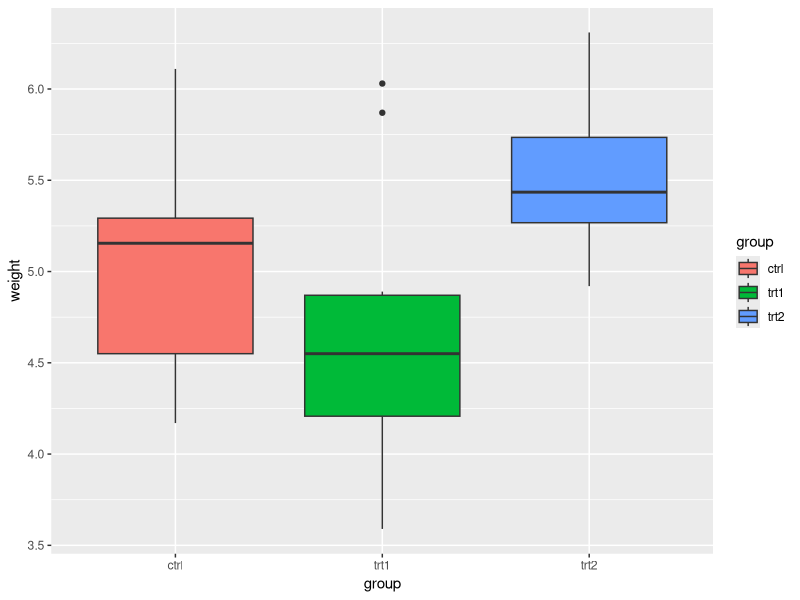
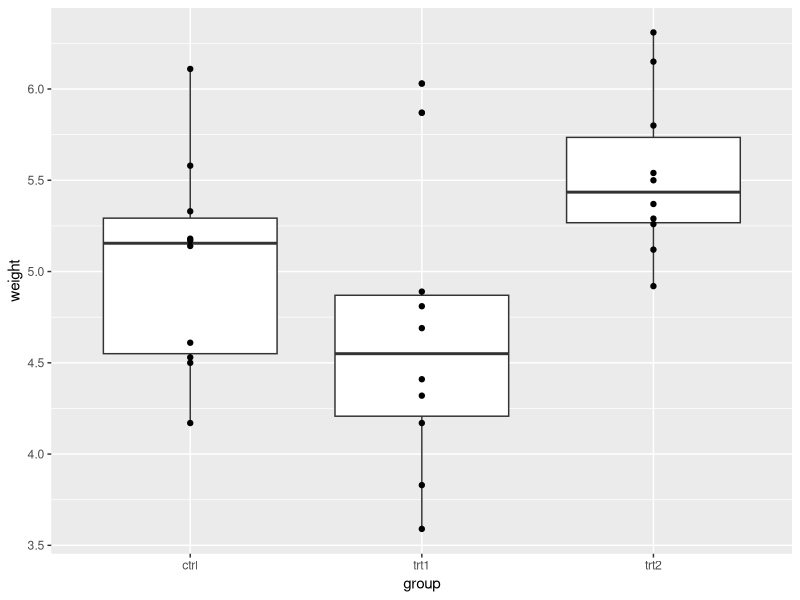
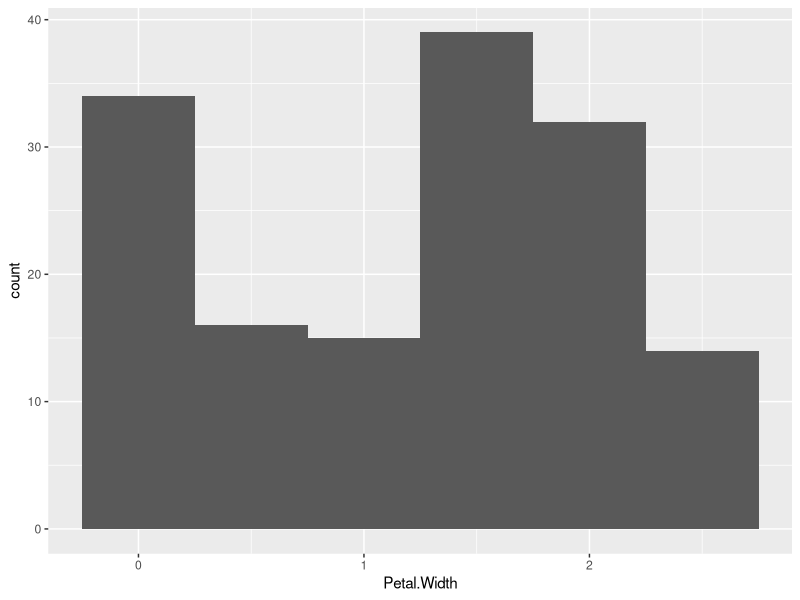
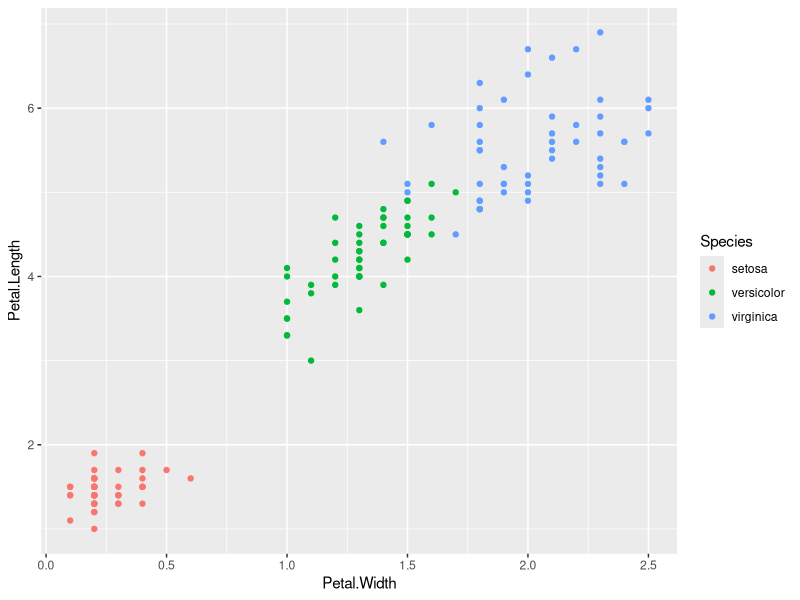
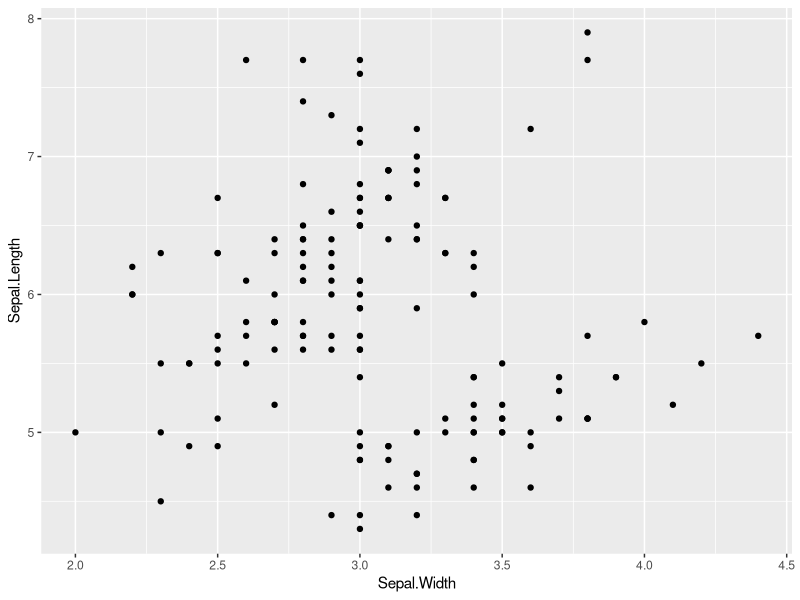

Generate these figures, in order, with R:
# Tidyverse Exam – Data Manipulation in R (using `mtcars` dataset)

# tidyverse ---------------------------------------------------------------

# Use `df_mtcars` for Questions 1 - 10
library(tidyverse)
df_mtcars <- as_tibble(mtcars,
                       rownames = "model")

# 1. Filter rows where number of cylinders (`cyl`) is 6
# Write code to create a new data frame that only includes rows where `cyl == 6`.
# Assign to: `mtcars_cyl6`
mtcars_cyl6 <- df_mtcars %>% filter(cyl==6)
# 2. Filter rows where number of gears (`gear`) is either 3 or 5
# Use `%in%` to filter the `df_mtcars` dataset for these two `gear` values.
# Assign to: `mtcars_g35`
mtcars_g35 <- df_mtcars %>%
  filter(gear %in% c(3, 5))
# 3. Filter rows where miles per gallon (`mpg`) is greater than 25
# Create a subset of `df_mtcars` where `mpg > 25`.
# Assign to: `mtcars_mpg25`
mtcars_mpg25 <- df_mtcars %>%
  filter(mpg > 25)
# 4. Filter rows where weight (`wt`) is less than 2.5 AND number of cylinders (`cyl`) is 4
# Combine logical conditions using `&`.
# Assign to: `mtcars_light_cyl4`
mtcars_light_cyl4 <- df_mtcars %>%
  filter(wt < 2.5 & cyl == 4)
# 5. Sort `df_mtcars` by horsepower (`hp`) in ascending order
# Use `arrange()` to sort the data.
# Assign to: `mtcars_hp`
mtcars_hp <- df_mtcars %>%
  arrange(hp)
# 6. Sort `df_mtcars` by quarter mile time (`qsec`) in descending order
# Use `desc()` inside `arrange()`.
# Assign to: `mtcars_qsec`
mtcars_qsec <- df_mtcars %>%
  arrange(desc(qsec))
# 7. Exclude the `drat` column
# Use `select()` with `-` (minus sign) to remove the column.
# Assign to: `mtcars_no_drat`
mtcars_no_drat <- df_mtcars %>%
  select(-drat)
# 8. Add a new column `ptw` that equals the ratio of horsepower (`hp`) to weight (`wt`) (`hp / wt`)
# Use `mutate()` to add the new column.
# Assign to: `mtcars_with_ptw`
mtcars_with_ptw <- df_mtcars %>%
  mutate(ptw = hp / wt)
# 9. Identify the car `model` with the highest `ptw` among cars with six cylinders (`cyl == 6`).
# Hint: Use `mtcars_with_ptw` and a chain of `filter()` and `arrange()` with `%>%`.
# Write the car model here: Ferrari Dino 
mtcars_with_ptw %>%
  filter(cyl == 6) %>%
  arrange(desc(ptw))
# 10. Group by number of gears (`gear`) and summarize minimum & maximum values of `mpg`
# Use `group_by()` and `summarize()` to calculate minimum & maximum values of `mpg` within each group.
# Minimum and maximum values of each group should be represented as separate columns.
# Function `min()` returns the minimum value in a vector.
# Function `max()` returns the maximum value in a vector.
# Assign to: `mtcars_mpg_by_gear`
mtcars_mpg_by_gear <- df_mtcars %>%
  group_by(gear) %>%
  summarize(
    min_mpg = min(mpg),
    max_mpg = max(mpg)
  )
# ggplot ------------------------------------------------------------------

# Visualization in R (using `iris` dataset)

## before you begin with the following questions, type the following code to check column names in the dataframe
colnames(iris) # output from this code is the column names that can be used in figures

# 11. Simple scatter plot of `Sepal.Length` vs `Sepal.Width` using `ggplot()`
# Assign to: `g_scat`
# Create a scatter plot with `Sepal.Width` on the x-axis and `Sepal.Length` on the y-axis.
q_scat <- ggplot(data = iris, aes(x = Sepal.Width, y = Sepal.Length)) +
  geom_point()
# 12. Scatter plot with points colored by `Species`
# Assign to: `g_scat_col`
# Create a scatter plot with `Petal.Width` on the x-axis and `Petal.Length` on the y-axis,
# coloring points by `Species`.
g_scat_col <- ggplot(data = iris, aes(
  x = Petal.Width,
  y = Petal.Length,
  color = Species
)) +
  geom_point()
# 13. Histogram of `Petal.Width` with `binwidth = 0.5`
# Assign to: `g_hist`
# Create a histogram of `Petal.Width` with `binwidth` set to 0.5.
g_hist <- ggplot(data = iris, aes(x = Petal.Width)) +
  geom_histogram(binwidth = 0.5)
# Visualization in R (using `PlantGrowth` dataset)

## before you begin with the following questions, type the following code to check column names in the dataframe
colnames(PlantGrowth) # output from this code is the column names that can be used in figures

# 14. Boxplot of `weight` grouped and filled by `group`
# Assign to: `g_bplot1`
# Create a boxplot of `weight` by `group`, filling boxes by `group`.
g_bplot1 <- ggplot(data = PlantGrowth, aes(x = group, y = weight, fill = group)) +
  geom_boxplot()
# 15. Boxplot + scatter plot of `weight` by `group`
# Assign to: `g_bplot2`
# Create a boxplot of `weight` by `group`, then overlay points showing individual observations.
g_bplot2 <- ggplot(data = PlantGrowth, aes(x = group, y = weight)) +
  geom_boxplot() +
  geom_point()
